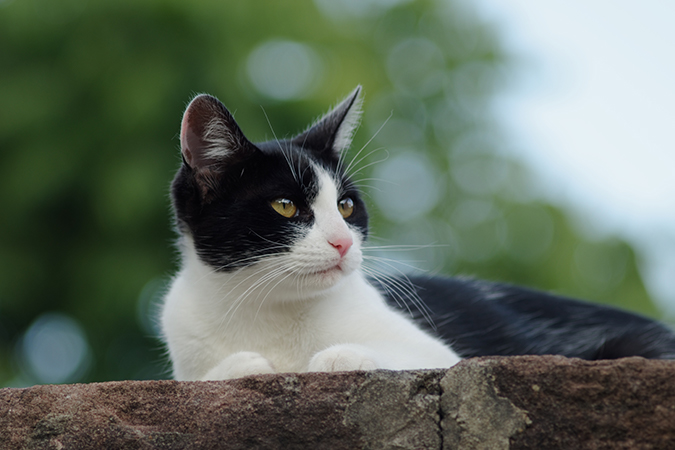
#> input picture sampleimage/cat.jpg, 675 x 450 px
$ python opencv.py
#> lines starting #> are read from the running program, lines starting #| are printed output that depends on the picture
import cv2
from matplotlib import pyplot as plt

"""
#OpenCVによる画像読み込みと表示、出力
img = cv2.imread("sampleimage/histgram38.png")

cv2.imshow("histgram38", img)

cv2.waitKey(0)
cv2.destroyAllWindows()

cv2.imwrite("sampleimage/histgram38-alt.png", img)

"""

#読み込んだ画像のRGB度合いをヒストグラムで表示
img = cv2.imread("sampleimage/cat.jpg")
#> img is the input picture: shape (450, 675, 3); mean B, G, R 95.8, 108.9, 97.1
color = ("b","g","r")

for i, col in enumerate(color):
    hist = cv2.calcHist(images=[img], channels=[i], mask=None, histSize=[256], ranges=[0,256])

    plt.plot(hist,color=col)
    plt.xlim([0,256])

plt.show()
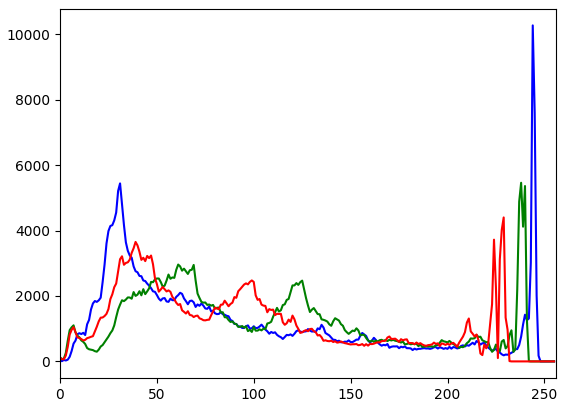
#> figure drawn by matplotlib, 1 panel; curve peaks at x = 244, y = 10268; curve peaks at x = 238, y = 5459; curve peaks at x = 229, y = 4399
